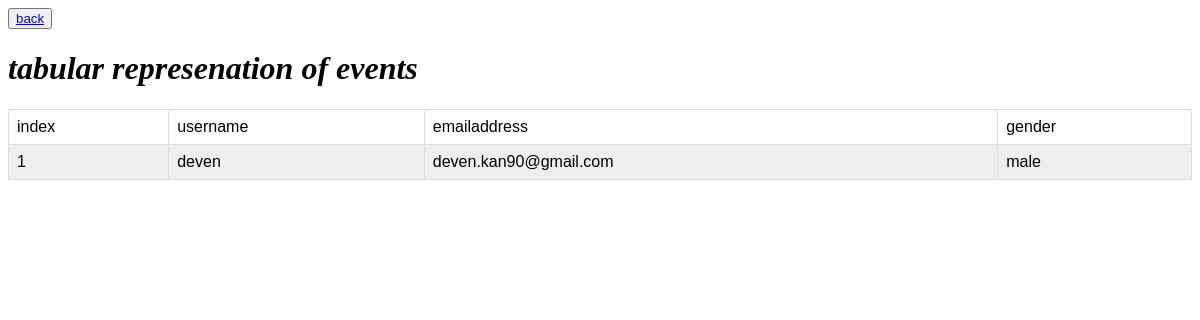
Page /userprofile.php (signed in) on the committed database.
### tables this page shows
CREATE TABLE `customer` (
  `id` int(30) NOT NULL,
  `username` varchar(30) NOT NULL,
  `password` varchar(42) NOT NULL,
  `address` varchar(30) NOT NULL,
  `emailaddress` varchar(32) NOT NULL,
  `gender` text NOT NULL
);

### session.php (called while the page is built, shortened)
<?php
$connection = mysql_connect("localhost", "root", "");
$user_check=$_SESSION['login_user'];
$ses_sql=mysql_query("select username from customer where username='$user_check'", $connection);
$row = mysql_fetch_assoc($ses_sql);
$login_session =$row['username'];
?>

### userprofile.php (the view, shortened to what this page needs)
<!DOCTYPE html>
<html>
<head>
</head>
<body>
<button><a href="profile.php">back</a></button>
<h1><i align="center">tabular represenation of events</i></h1>
<table border="1"  style="width:100%">
<tr>
<td colspan="5">index</td>
<td colspan="5">username</td>
<td colspan="5">emailaddress</td>
<td colspan="5">gender</td>
</tr>
<?php
include('session.php');
$select=mysql_query("SELECT * FROM customer where username='$login_session'");
$i=1;
  while($userrow=mysql_fetch_array($select))
  {
 echo"<tr>
  <td colspan='5'>".$i."</td>
  <td colspan='5'>".$userrow['username']."</td>
  <td colspan='5'>".$userrow['emailaddress']."</td>
    <td colspan='5'>".$userrow['gender']."</td>
         </td>
      </tr>";
      $i++;
}
?>
</table>
</body>
</html>

### userprofile.php (style rules this page uses)
table,tr,td { border-collapse: collapse; align:center; }
td { width:12px; }
table { font-family: arial, sans-serif; border-collapse: collapse; width: 100%; }
td, tr { border: 1px solid #dddddd; text-align: left; padding: 8px; }
tr:nth-child(even) { background-color: #eeeeee; }

### rows in the picture
customer: username "deven", emailaddress "deven.kan90@gmail.com", gender "male"
